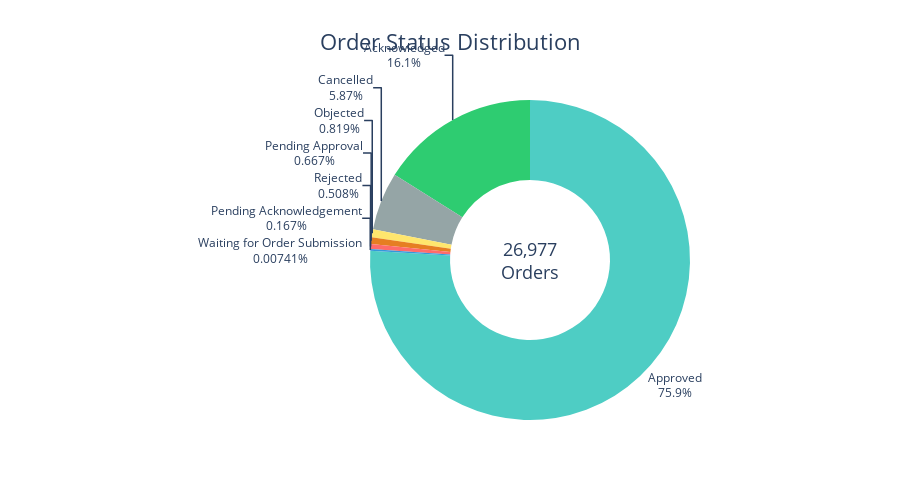

Notebook code cell kept with this figure:
### Code cell
# Status donut chart
colors_map = {
    'Approved': '#4ECDC4', 'Rejected': '#FF6B6B', 'Cancelled': '#95A5A6',
    'Objected': '#FFE66D', 'Pending Acknowledgement': '#3498DB',
    'Acknowledged': '#2ECC71', 'Waiting for Order Submission': '#9B59B6',
    'Pending Approval': '#E67E22'
}

fig = go.Figure(data=[go.Pie(
    labels=status_counts.index,
    values=status_counts.values,
    hole=0.5,
    marker_colors=[colors_map.get(s, '#BDC3C7') for s in status_counts.index],
    textinfo='percent+label',
    textposition='outside'
)])

fig.update_layout(
    title={'text': 'Order Status Distribution', 'x': 0.5, 'font': {'size': 22}},
    annotations=[{'text': f'{total_orders:,}<br>Orders', 'x': 0.5, 'y': 0.5, 'font_size': 18, 'showarrow': False}],
    height=500,
    showlegend=False
)
fig.show()

### Figure 1 — Plotly figure (JSON) as saved in the notebook; plotly's stock layout.template omitted (floating-point values rounded to 4 significant figures)
{"data": [{"hole": 0.5, "labels": ["Approved", "Acknowledged", "Cancelled", "Objected", "Pending Approval", "Rejected", "Pending Acknowledgement", "Waiting for Order Submission"], "marker": {"colors": ["#4ECDC4", "#2ECC71", "#95A5A6", "#FFE66D", "#E67E22", "#FF6B6B", "#3498DB", "#9B59B6"]}, "textinfo": "percent+label", "textposition": "outside", "type": "pie", "values": [20478, 4330, 1584, 221, 180, 137, 45, 2]}], "layout": {"annotations": [{"font": {"size": 18}, "showarrow": false, "text": "26,977<br>Orders", "x": 0.5, "y": 0.5}], "height": 500, "showlegend": false, "title": {"font": {"size": 22}, "text": "Order Status Distribution", "x": 0.5}}}
